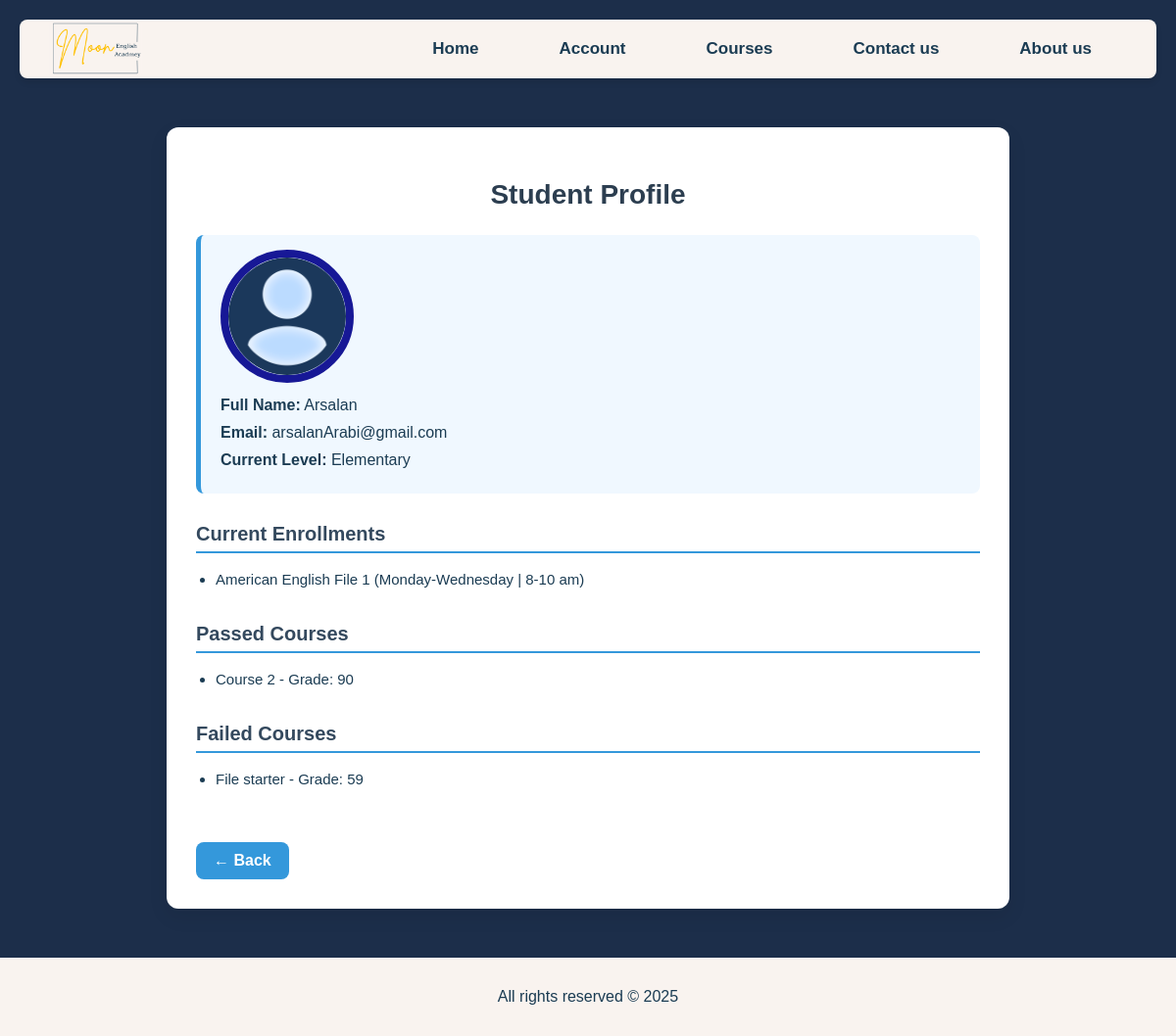
Page /student/profile/6/ (signed in) on the committed database.
### main/models.py (models this page shows, shortened)
class CustomUser(AbstractUser):
    user_type = models.CharField(max_length=10, choices=USER_TYPE_CHOICES)
    level = models.CharField(max_length=30, choices=ENGLISH_LEVELS, blank=True, null=True)
    profile_image = models.ImageField(upload_to='profile_pics/', default='profile_pics/default.png', blank=True)
    rating = models.FloatField(default=0.0)

class Enrollment(models.Model):
    student = models.ForeignKey(User, on_delete=models.CASCADE)
    course = models.ForeignKey(Course, on_delete=models.CASCADE)
    grade = models.PositiveIntegerField(null=True, blank=True)
    class Meta:
        unique_together = ('student', 'course')

class Course(models.Model):
    LEVEL_CHOICES = [
        ('Beginner', 'Beginner'),
        ('Elementary', 'Elementary'),
        ('Intermediate', 'Intermediate'),
        ('Upper Intermediate', 'Upper Intermediate'),
        ('Advanced', 'Advanced'),
    ]
    DAYS_CHOICES = [
        ('Monday-Wednesday', 'Monday-Wednesday'),
        ('Tuesday-Thursday', 'Tuesday-Thursday'),
        ('Only Fridays', 'Only Fridays'),
    ]
    TIME_CHOICES = [
        ('8-10 am', '8-10 am'),
        ('10-12 am', '10-12 am'),
        ('1-3 pm', '1-3 pm'),
        ('3-5 pm', '3-5 pm'),
        ('5-7 pm', '5-7 pm'),
        ('8-12 am', '8-12 am'),
    ]
    title = models.CharField(max_length=100)
    required_level = models.CharField(max_length=20, choices=LEVEL_CHOICES)
    description = models.TextField()
    class_days = models.CharField(max_length=100, choices=DAYS_CHOICES)
    class_time = models.CharField(max_length=50, choices=TIME_CHOICES)
    teacher = models.ForeignKey(User, on_delete=models.CASCADE, limit_choices_to={'user_type': 'teacher'})
    students = models.ManyToManyField(settings.AUTH_USER_MODEL, blank=True, related_name='enrolled_courses')
    join_link = models.URLField(default="#")
    start_date = models.DateField(default=timezone.now)

### main/views.py (the view)
# urls.py: path('student/profile/<int:student_id>/', views.student_profile_detail, name='student_profile_detail'),
@login_required
def student_profile_detail(request, student_id):
    student = get_object_or_404(User, pk=student_id, user_type='student')
    source = request.GET.get("from")
    passed_enrollments = Enrollment.objects.filter(student=student, grade__gte=60)
    failed_enrollments = Enrollment.objects.filter(student=student, grade__lt=60)
    current_enrollments = Enrollment.objects.filter(student=student, grade__isnull=True)
    context = {
        'student': student,
        'passed_enrollments': passed_enrollments,
        'failed_enrollments': failed_enrollments,
        'current_enrollments': current_enrollments,
        'source': source
    }
    return render(request, 'see_student_profile.html', context)

### templates/see_student_profile.html (shortened to what this page needs)
{% extends 'base.html' %}
{% load static %}
{% block extra_css %}
<link rel="stylesheet" href="{% static 'css/see_student_profile.css' %}">
{% endblock %}
{% block content %}
<div class="profile-container">
    <h2>Student Profile</h2>
    <div class="student-info">
        <img src="{{ student.profile_image.url }}" alt="Profile Image" class="profile-picture"/>
        <p><strong>Full Name:</strong> {{ student.username }}</p>
        <p><strong>Email:</strong> {{ student.email }}</p>
        <p><strong>Current Level:</strong> {{ student.level|default:"Not set" }}</p>
    </div>
    <div class="enrollment-section">
        <h3>Current Enrollments</h3>
        {% if current_enrollments %}
            <ul>
                {% for e in current_enrollments %}
                    <li>{{ e.course.title }} ({{ e.course.class_days }} | {{ e.course.class_time }})</li>
                {% endfor %}
            </ul>
        {% else %}
            <p>No current enrollments.</p>
        {% endif %}
    </div>
    <div class="enrollment-section">
        <h3>Passed Courses</h3>
        {% if passed_enrollments %}
            <ul>
                {% for e in passed_enrollments %}
                    <li>{{ e.course.title }} - Grade: {{ e.grade }}</li>
                {% endfor %}
            </ul>
        {% else %}
            <p>No passed courses.</p>
        {% endif %}
    </div>
    <div class="enrollment-section">
        <h3>Failed Courses</h3>
        {% if failed_enrollments %}
            <ul>
                {% for e in failed_enrollments %}
                    <li>{{ e.course.title }} - Grade: {{ e.grade }}</li>
                {% endfor %}
            </ul>
        {% else %}
            <p>No failed courses.</p>
        {% endif %}
    </div>
    {% if request.GET.from == "search_students" %}
        <a href="{% url 'search_students' %}" class="back-btn">← Back</a>
    {% else %}
        <a href="{% url 'teacher_requests' %}" class="back-btn">← Back</a>
    {% endif %}
</div>
{% endblock %}

### static/css/style.css (style rules this page uses)
body { font-family: Arial, sans-serif; background-color: #1c2e4a; color: #1B3C53; margin: 0; padding: 0; direction: ltr; text-align: left; position: relative; }

### static/css/see_student_profile.css (style rules this page uses)
.profile-container { max-width: 800px; margin: 50px auto; padding: 30px; background-color: #ffffff; box-shadow: 0 8px 20px rgba(0, 0, 0, 0.08); border-radius: 12px; }
.profile-container h2 { text-align: center; color: #2c3e50; margin-bottom: 25px; font-size: 28px; }
.student-info { background-color: #f0f8ff; border-left: 5px solid #3498db; padding: 15px 20px; border-radius: 8px; margin-bottom: 30px; }
.student-info p { margin: 10px 0; font-size: 16px; }
.enrollment-section { margin-bottom: 30px; }
.enrollment-section h3 { font-size: 20px; color: #34495e; border-bottom: 2px solid #3498db; padding-bottom: 6px; margin-bottom: 12px; }
.enrollment-section ul { list-style-type: disc; padding-left: 20px; margin-top: 10px; }
.enrollment-section li { padding: 6px 0; font-size: 15px; }
.back-btn { display: inline-block; margin-top: 20px; text-decoration: none; background-color: #3498db; color: #fff; padding: 10px 18px; border-radius: 8px; font-weight: bold; transition: background-color 0.3s ease; }
.profile-picture { width: 120px; height: 120px; border-radius: 50%; object-fit: cover; border: 8px solid rgba(0, 0, 139, 0.9); }

### rows in the picture
CustomUser: profile_image (placeholder picture), username "Arsalan", email "arsalanArabi@gmail.com", level "Elementary"
Enrollment: course "American English File 1", course.class_days "Monday-Wednesday", course.class_time "8-10 am"
Enrollment: course "Course 2", grade "90"
Enrollment: course "File starter", grade "59"
